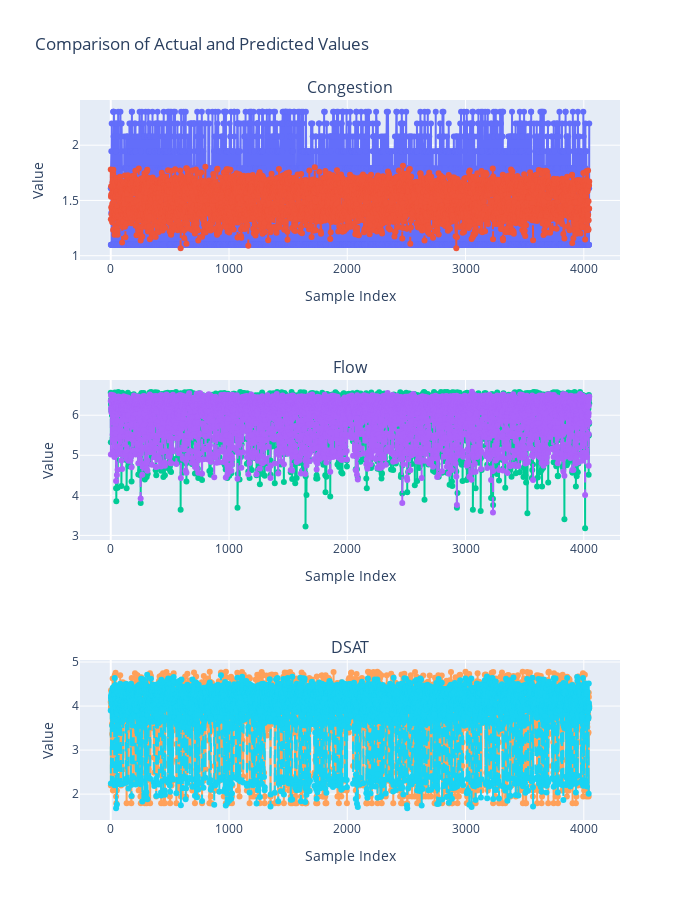

Write notebook code for a chart like this one.
### Code cell
import plotly.graph_objects as go
from plotly.subplots import make_subplots

# Assuming predictions is a numpy array with shape (n_samples, 3) where columns correspond to 'cong', 'flow', 'dsat'
# and Y_test is a DataFrame or a numpy array with the same structure

# Convert Y_test to numpy array if it's not already
Y_test_np = Y_test.to_numpy()

# Titles for each subplot
titles = ['Congestion', 'Flow', 'DSAT']

# Create subplots
fig = make_subplots(rows=3, cols=1, subplot_titles=titles)

for i in range(3):
    fig.add_trace(go.Scatter(x=list(range(len(Y_test_np[:, i]))), y=Y_test_np[:, i], mode='lines+markers', name='Actual ' + titles[i]), row=i+1, col=1)
    fig.add_trace(go.Scatter(x=list(range(len(predictions[:, i]))), y=predictions[:, i], mode='lines+markers', name='Predicted ' + titles[i], line=dict(dash='dash')), row=i+1, col=1)

# Update layout
fig.update_layout(height=900, width=700, title_text="Comparison of Actual and Predicted Values", showlegend=False)

# For each subplot, you can set individual titles, but they're already set via subplot_titles
for i, title in enumerate(titles):
    fig['layout']['yaxis' + str(i + 1)]['title'] = 'Value'
    fig['layout']['xaxis' + str(i + 1)]['title'] = 'Sample Index'

fig.show()

### Figure 1 — Plotly figure (JSON) as saved in the notebook; plotly's stock layout.template omitted (floating-point values rounded to 4 significant figures; data arrays with more than 128 entries replaced by an {"elided": "..."} marker saying what was removed)
{"data": [{"mode": "lines+markers", "name": "Actual Congestion", "type": "scatter", "x": {"elided": "4047 int values"}, "xaxis": "x", "y": {"elided": "4047 float values"}, "yaxis": "y"}, {"line": {"dash": "dash"}, "mode": "lines+markers", "name": "Predicted Congestion", "type": "scatter", "x": {"elided": "4047 int values"}, "xaxis": "x", "y": {"elided": "4047 float values"}, "yaxis": "y"}, {"mode": "lines+markers", "name": "Actual Flow", "type": "scatter", "x": {"elided": "4047 int values"}, "xaxis": "x2", "y": {"elided": "4047 float values"}, "yaxis": "y2"}, {"line": {"dash": "dash"}, "mode": "lines+markers", "name": "Predicted Flow", "type": "scatter", "x": {"elided": "4047 int values"}, "xaxis": "x2", "y": {"elided": "4047 float values"}, "yaxis": "y2"}, {"mode": "lines+markers", "name": "Actual DSAT", "type": "scatter", "x": {"elided": "4047 int values"}, "xaxis": "x3", "y": {"elided": "4047 float values"}, "yaxis": "y3"}, {"line": {"dash": "dash"}, "mode": "lines+markers", "name": "Predicted DSAT", "type": "scatter", "x": {"elided": "4047 int values"}, "xaxis": "x3", "y": {"elided": "4047 float values"}, "yaxis": "y3"}], "layout": {"annotations": [{"font": {"size": 16}, "showarrow": false, "text": "Congestion", "x": 0.5, "xanchor": "center", "xref": "paper", "y": 1, "yanchor": "bottom", "yref": "paper"}, {"font": {"size": 16}, "showarrow": false, "text": "Flow", "x": 0.5, "xanchor": "center", "xref": "paper", "y": 0.6111, "yanchor": "bottom", "yref": "paper"}, {"font": {"size": 16}, "showarrow": false, "text": "DSAT", "x": 0.5, "xanchor": "center", "xref": "paper", "y": 0.2222, "yanchor": "bottom", "yref": "paper"}], "height": 900, "showlegend": false, "title": {"text": "Comparison of Actual and Predicted Values"}, "width": 700, "xaxis": {"anchor": "y", "domain": [0, 1], "title": {"text": "Sample Index"}}, "xaxis2": {"anchor": "y2", "domain": [0, 1], "title": {"text": "Sample Index"}}, "xaxis3": {"anchor": "y3", "domain": [0, 1], "title": {"text": "Sample Index"}}, "yaxis": {"anchor": "x", "domain": [0.7778, 1], "title": {"text": "Value"}}, "yaxis2": {"anchor": "x2", "domain": [0.3889, 0.6111], "title": {"text": "Value"}}, "yaxis3": {"anchor": "x3", "domain": [0, 0.2222], "title": {"text": "Value"}}}}
